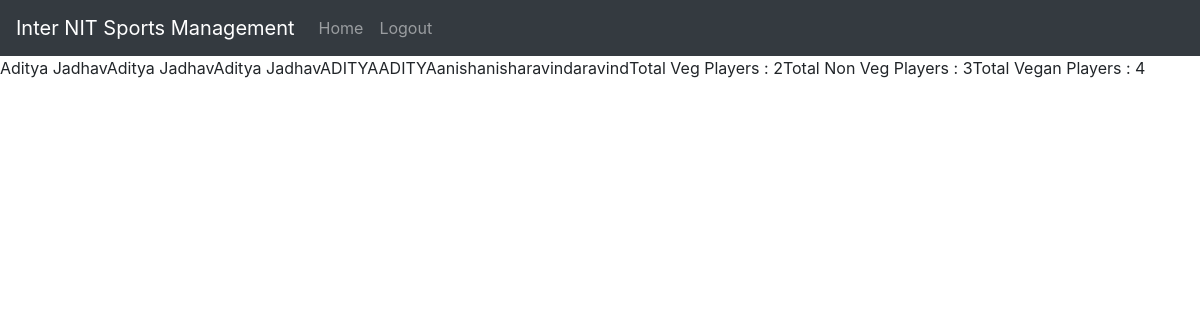
Screenshot of /loginsystem/food_details.php (signed in) with the database file from the repository.
### tables this page shows
CREATE TABLE `players` (
  `serial` int(11) NOT NULL,
  `Name` varchar(50) NOT NULL,
  `age` int(11) NOT NULL,
  `food` varchar(15) NOT NULL,
  `nit_name` varchar(25) NOT NULL,
  `sport` varchar(25) NOT NULL,
  `role` varchar(25) NOT NULL,
  `team_name` varchar(25) NOT NULL
);

### loginsystem/food_details.php (the view, shortened to what this page needs)
<!doctype html>
<html lang="en">
  <head>
    <link rel="stylesheet" href="https://stackpath.bootstrapcdn.com/bootstrap/4.4.1/css/bootstrap.min.css">
  </head>
  <body>
  <?php require 'partials/_nav.php' ?>
			<?php
				include 'partials/_dbconnect.php';
				$sql = "SELECT * FROM `players`" ;
				$result = mysqli_query($conn, $sql);
                $veg = 0;
                $non = 0;
                $vegan = 0;
				if (mysqli_num_rows($result) > 0 ) {
				    while($row = mysqli_fetch_assoc($result)) {
  			          if(strcmp($row["food"],"Veg"))
                      {
                        $veg ++;
                        echo $row["Name"];
                      }
                      if(strcmp($row["food"],"Non Veg"))
                      {
                      $non ++;
                      echo $row["Name"];
                      }
                      if(strcmp($row["food"],"Vegan"))
                      {
                      $vegan ++;
                      echo $row["Name"];
                      }
          }
				} else {
				    echo "0 results";
				}
                echo "Total Veg Players     : $veg";
                echo "Total Non Veg Players : $non";
                echo "Total Vegan Players   : $vegan";
			?>
</body>
  </body>
</html>

### rows the page displays
players: Name "Aditya Jadhav"
players: Name "ADITYA"
players: Name "anish"
players: Name "aravind"

### other values shown
$veg "2"
$non "3"
$vegan "4"
